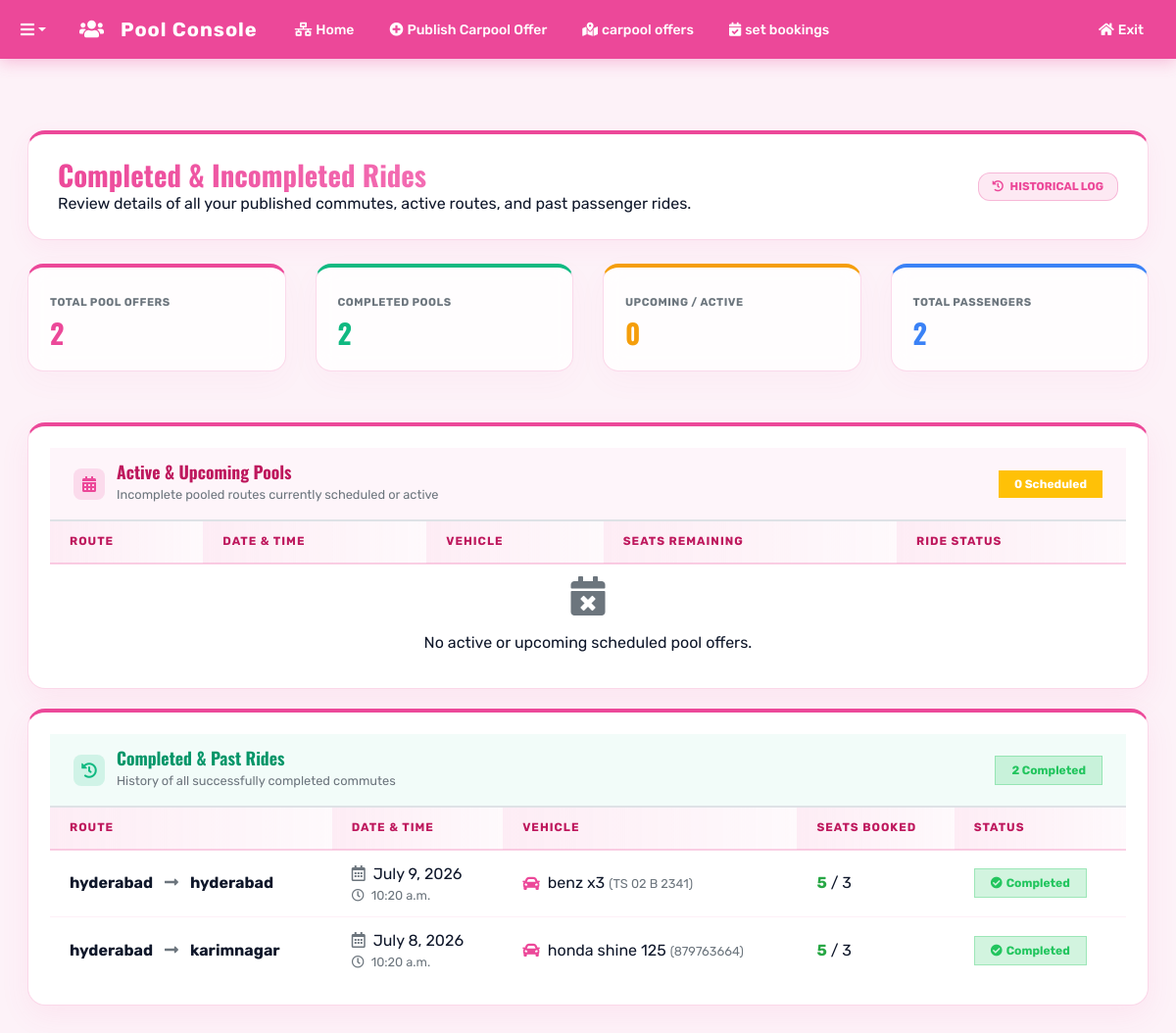
/portal/carpool/completed/ (signed in), run on an earlier commit of the app's database.
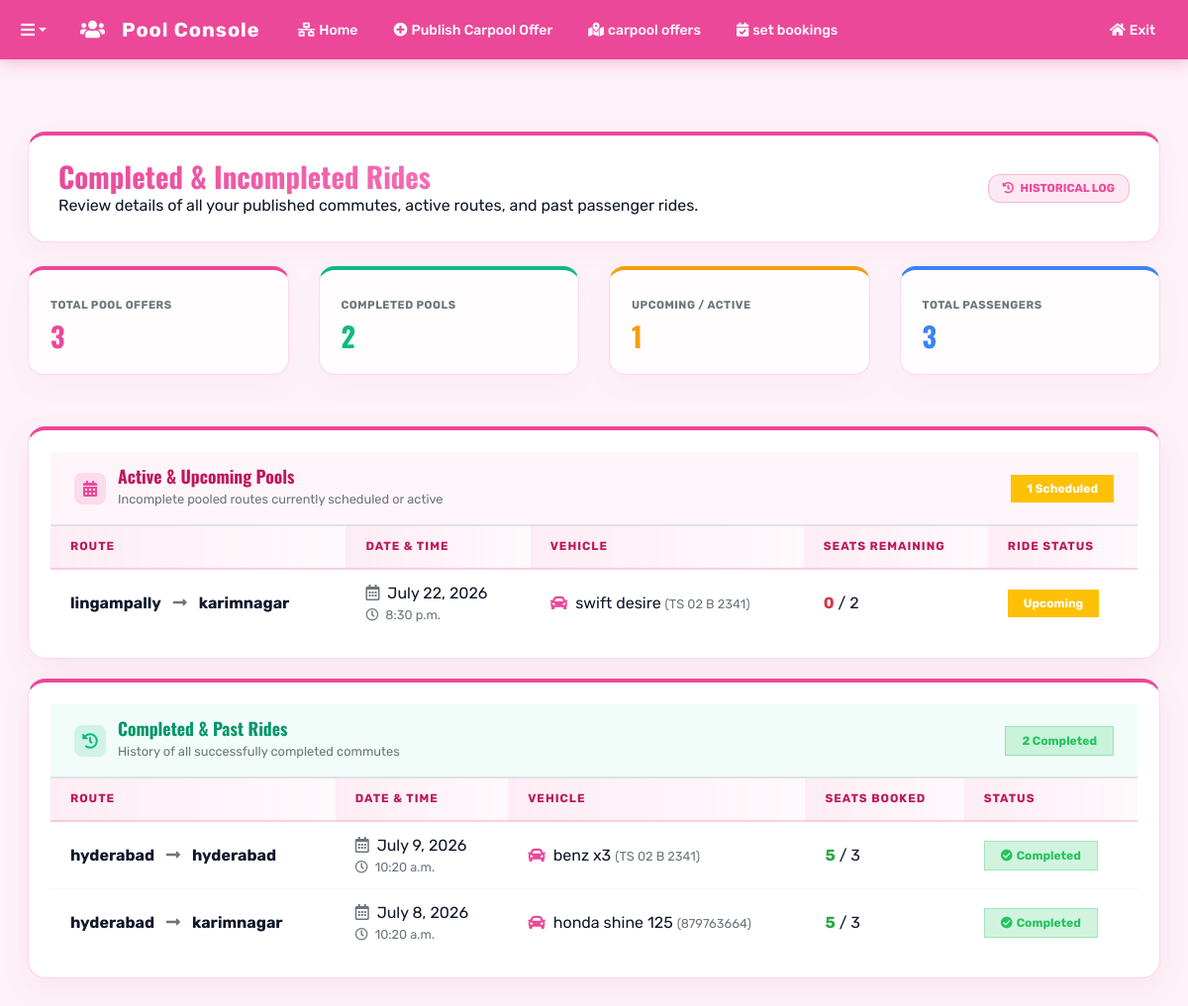
And on a later commit of the database.
### myapp/models.py (models this page shows, shortened)
class CarpoolOffer(models.Model):
    host = models.ForeignKey(User, on_delete=models.CASCADE, related_name='hosted_carpools')
    vehicle_name = models.CharField(max_length=100)
    vehicle_number = models.CharField(max_length=20)
    start_location = models.CharField(max_length=255)
    destination = models.CharField(max_length=255)
    date = models.DateField()
    time = models.TimeField()
    total_seats = models.IntegerField()
    available_seats = models.IntegerField()
    plans_free_booking = models.BooleanField(default=True)
    vehicle_type = models.CharField(max_length=20, default='car')
    price = models.IntegerField(default=0)
    status = models.CharField(
        max_length=20,
        choices=[
            ('Upcoming', 'Upcoming'),
            ('In_Progress', 'In Progress'),
            ('Completed', 'Completed'),
            ('Cancelled', 'Cancelled')
        ],
        default='Upcoming'
    )
    created_at = models.DateTimeField(auto_now_add=True)

### myapp/views.py (the view)
# urls.py: path('portal/carpool/completed/', portal_carpool_completed_view, name='portal_carpool_completed'),
@login_required
def portal_carpool_completed_view(request):
    if request.session.get('portal_role') != 'carpool':
        request.session['portal_role'] = 'carpool'
    import datetime
    today = datetime.date.today()
    completed_offers = CarpoolOffer.objects.filter(
        host=request.user
    ).filter(
        Q(date__lt=today) | Q(status__in=['Completed', 'Cancelled'])
    ).order_by('-date', '-time')
    upcoming_offers = CarpoolOffer.objects.filter(
        host=request.user
    ).exclude(
        status__in=['Completed', 'Cancelled']
    ).filter(
        date__gte=today
    ).order_by('date', 'time')
    total_hosted = CarpoolOffer.objects.filter(host=request.user).count()
    total_completed = completed_offers.count()
    total_upcoming = upcoming_offers.count()
    total_passengers = CarpoolSeatBooking.objects.filter(
        carpool__host=request.user,
        status='Approved'
    ).count()
    context = {
        'completed_offers': completed_offers,
        'upcoming_offers': upcoming_offers,
        'total_hosted': total_hosted,
        'total_completed': total_completed,
        'total_upcoming': total_upcoming,
        'total_passengers': total_passengers,
        'today': today,
    }
    return render(request, 'portal_carpool_completed.html', context)

### templates/portal_carpool_completed.html (shortened to what the changed rows need)
{% load static %}
<!DOCTYPE html>
<html lang="en">
<head>
    <link href="https://cdnjs.cloudflare.com/ajax/libs/font-awesome/5.15.0/css/all.min.css" rel="stylesheet">
    <link rel="stylesheet" href="{% static 'css/bootstrap.min-1.css'%}">
    <link rel="stylesheet" href="{% static 'css/premium_home.css' %}">
</head>
<body>
    <div class="container py-5">
        <div class="portal-section-container p-5 mb-5 text-left">
            <div class="d-flex justify-content-between align-items-center flex-wrap gap-2">
                <div>
                    <h1 class="font-weight-bold outfit-font mb-0 text-title shimmer-text" style="font-size: 1.8rem;">Completed & Incompleted Rides</h1>
                </div>
            </div>
        </div>
        <div class="row mb-4">
            <div class="col-md-3 mb-2">
                <div class="glass-card stat-card text-left">
                    <small class="text-muted text-uppercase font-weight-bold" style="font-size: 0.7rem; letter-spacing: 0.5px;">Total Pool Offers</small>
                    <h3 class="font-weight-bold mb-0 mt-1" style="color: #ec4899;">{{ total_hosted }}</h3>
                </div>
            </div>
            <div class="col-md-3 mb-2">
                <div class="glass-card stat-card text-left" style="border-top-color: #f59e0b;">
                    <small class="text-muted text-uppercase font-weight-bold" style="font-size: 0.7rem; letter-spacing: 0.5px;">Upcoming / Active</small>
                    <h3 class="font-weight-bold mb-0 mt-1" style="color: #f59e0b;">{{ total_upcoming }}</h3>
                </div>
            </div>
            <div class="col-md-3 mb-2">
                <div class="glass-card stat-card text-left" style="border-top-color: #3b82f6;">
                    <small class="text-muted text-uppercase font-weight-bold" style="font-size: 0.7rem; letter-spacing: 0.5px;">Total Passengers</small>
                    <h3 class="font-weight-bold mb-0 mt-1" style="color: #3b82f6;">{{ total_passengers }}</h3>
                </div>
            </div>
        </div>
        <div class="glass-card p-0 table-container mb-5 text-left">
            <div class="p-4 d-flex align-items-center justify-content-between border-bottom" style="background: rgba(236, 72, 153, 0.05);">
                <div class="d-flex align-items-center">
                    <div style="width: 32px; height: 32px; border-radius: 8px; background: rgba(236, 72, 153, 0.15); display: flex; align-items: center; justify-content: center; margin-right: 12px;">
                    </div>
                    <div>
                    </div>
                </div>
                <span class="badge badge-warning text-white px-3 py-2 font-weight-bold">{{ upcoming_offers.count }} Scheduled</span>
            </div>
            <div class="table-responsive">
                <table class="table admin-table mb-0">
                    <thead>
                        <tr>
                            <th>Route</th>
                            <th>Date &amp; Time</th>
                            <th>Vehicle</th>
                            <th>Seats Remaining</th>
                            <th>Ride Status</th>
                        </tr>
                    </thead>
                    <tbody>
                        {% for o in upcoming_offers %}
                        <tr>
                            <td>
                                <strong class="text-title">{{ o.start_location }}</strong>
                                <i class="fas fa-long-arrow-alt-right mx-2 text-muted"></i>
                                <strong class="text-title">{{ o.destination }}</strong>
                            </td>
                            <td>
                                <div class="d-flex flex-column">
                                    <span><i class="far fa-calendar-alt text-muted mr-1"></i> {{ o.date }}</span>
                                    <small class="text-muted"><i class="far fa-clock mr-1"></i> {{ o.time }}</small>
                                </div>
                            </td>
                            <td>
                                <div class="d-flex align-items-center">
                                    {% if o.vehicle_type == 'bike' %}
                                    <i class="fas fa-motorcycle text-warning mr-2" style="font-size: 1.1rem;"></i>
                                    {% else %}
                                    <i class="fas fa-car text-pink mr-2" style="font-size: 1.1rem; color: #ec4899;"></i>
                                    {% endif %}
                                    <span>{{ o.vehicle_name }} <small class="text-muted">({{ o.vehicle_number }})</small></span>
                                </div>
                            </td>
                            <td>
                                <strong class="text-danger">{{ o.available_seats }}</strong> / {{ o.total_seats }}
                            </td>
                            <td>
                                {% if o.status == 'In_Progress' %}
                                <span class="badge badge-success px-3 py-2 font-weight-bold"><span class="live-dot mr-1"></span>Active</span>
                                {% else %}
                                <span class="badge badge-warning text-white px-3 py-2 font-weight-bold">Upcoming</span>
                                {% endif %}
                            </td>
                        </tr>
                        {% empty %}
                        <tr>
                            <td colspan="5" class="text-center py-5 text-subtitle">
                                <i class="fas fa-calendar-times mb-3 d-block text-muted" style="font-size: 2.5rem;"></i>
                                No active or upcoming scheduled pool offers.
                            </td>
                        </tr>
                        {% endfor %}
                    </tbody>
                </table>
            </div>
        </div>
        <div class="glass-card p-0 table-container text-left">
            <div class="table-responsive">
                <table class="table admin-table mb-0">
                    <thead>
                        <tr>
                            <th>Route</th>
                            <th>Date &amp; Time</th>
                            <th>Vehicle</th>
                            <th>Seats Booked</th>
                            <th>Status</th>
                        </tr>
                    </thead>
                    <tbody>
                        {% for o in completed_offers %}
                        <tr>
                            <td>
                                <strong class="text-title">{{ o.start_location }}</strong>
                                <i class="fas fa-long-arrow-alt-right mx-2 text-muted"></i>
                                <strong class="text-title">{{ o.destination }}</strong>
                            </td>
                            <td>
                                <div class="d-flex flex-column">
                                    <span><i class="far fa-calendar-alt text-muted mr-1"></i> {{ o.date }}</span>
                                    <small class="text-muted"><i class="far fa-clock mr-1"></i> {{ o.time }}</small>
                                </div>
                            </td>
                            <td>
                                <div class="d-flex align-items-center">
                                    {% if o.vehicle_type == 'bike' %}
                                    <i class="fas fa-motorcycle text-warning mr-2" style="font-size: 1.1rem;"></i>
                                    {% else %}
                                    <i class="fas fa-car text-pink mr-2" style="font-size: 1.1rem; color: #ec4899;"></i>
                                    {% endif %}
                                    <span>{{ o.vehicle_name }} <small class="text-muted">({{ o.vehicle_number }})</small></span>
                                </div>
                            </td>
                            <td>
                                <strong class="text-success">{{ o.total_seats|add:o.available_seats }}</strong> / {{ o.total_seats }}
                            </td>
                            <td>
                                <span class="badge badge-success px-3 py-2 font-weight-bold"><i class="fas fa-check-circle mr-1"></i>Completed</span>
                            </td>
                        </tr>
                        {% endfor %}
                    </tbody>
                </table>
            </div>
        </div>
    </div>
</body>
</html>

What changed in the data, as far as the page shows it:
added CarpoolOffer: start_location "lingampally", destination "karimnagar", date "July 22, 2026", time "8:30 p.m.", vehicle_type "car" (drawn), vehicle_name "swift desire", vehicle_number "TS 02 B 2341", available_seats "0", total_seats "2", status "Upcoming", shown under "Active & Upcoming Pools"
Also different on the page:
{{ total_hosted }}: "2" → "3"
{{ total_upcoming }}: "0" → "1"
{{ total_passengers }}: "2" → "3"
{{ upcoming_offers.count }}: "0" → "1"
text no longer shown: "No active or upcoming scheduled pool offers."
